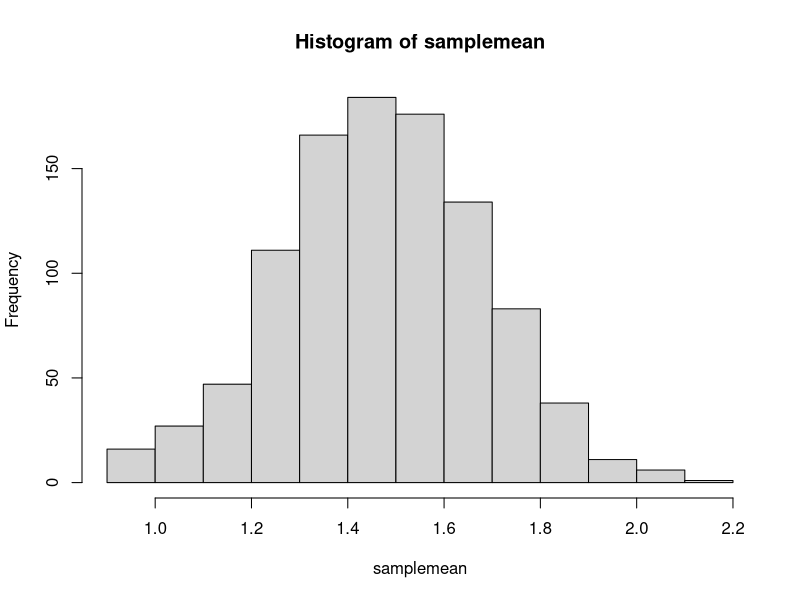

The R source for this figure:
#区間推定を行う。
#母集団は[0,4]の一様分布とする。

#サンプルサイズ30の区間推定
n<-30
samp<-runif(n,0,4)
mean(samp)
sd(samp)

#95%信頼区間は
ep_left<-mean(samp)+qt(0.025,n-1)*(sd(samp)/sqrt(n))
ep_right<-mean(samp)+qt(0.975,n-1)*(sd(samp)/sqrt(n))
ep_left
ep_right


#95%信頼区間とは、得られたサンプルが「よくある95%」から発生したものと
#判断できるような母平均の区間である。
#それを検証するために、実際に区間内の値を母平均として1000回ずつサンプルを生成する。
samplemean<-c()
for (i in 1:1000){
  samptest<-runif(n,ep_left-2,ep_left+2)
  samplemean<-c(samplemean,mean(samptest))
}
hist(samplemean)
sum(samplemean<mean(samp))/length(samplemean)
